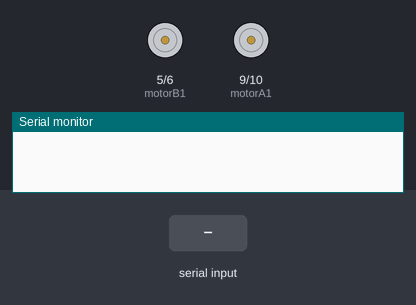
Simulated run of this sketch. Board: Arduino Uno, built with avr-gcc and run on an emulated ATmega328P. Shown: motor-driver pin pairs drawn as motors (green arrow = first pin HIGH = forward, orange = second pin HIGH = backward, longer = more drive), the last lines printed to the serial monitor. The test bench sets the inputs (shaded band).

Above: at 1.2 s.
1.3 s: "F" received over Serial
At 2.4 s:
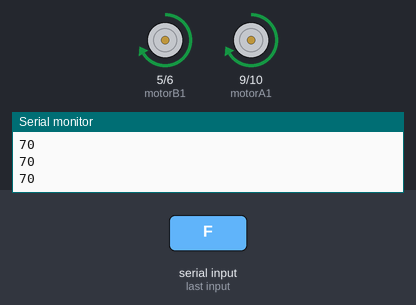
2.8 s: "B" received over Serial
At 3.8 s:
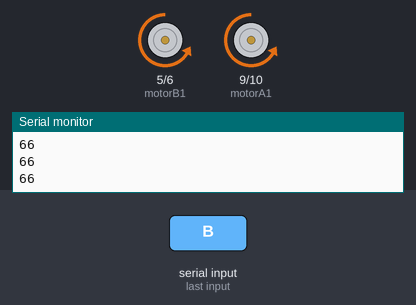
4.3 s: "R" received over Serial
At 4.9 s:
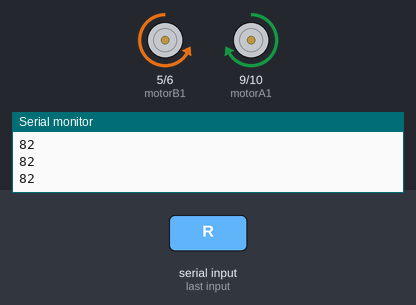
5.8 s: "L" received over Serial
At 7.2 s:
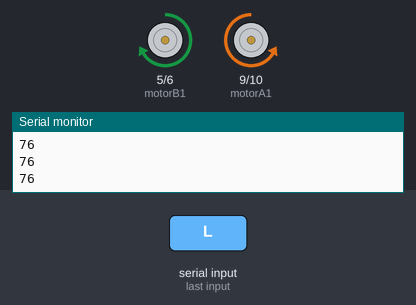
Timing chart, 0 to 8.3 s (numbered marks = the images above; inputs shaded):
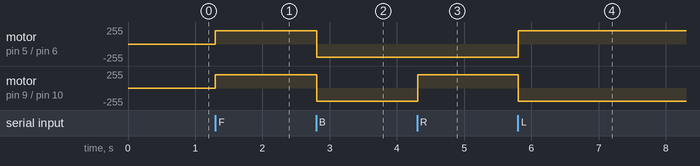

Measured:
- after the input at 1.3 s, motor on pin 5 (motorB1) / pin 6 (motorB2), motor on pin 9 (motorA1) / pin 10 (motorA2): stopped → forward 200/255 at once
- after the input at 2.8 s, motor on pin 5 (motorB1) / pin 6 (motorB2), motor on pin 9 (motorA1) / pin 10 (motorA2): forward 200/255 → backward 200/255 at once
- after the input at 4.3 s, motor on pin 9 (motorA1) / pin 10 (motorA2): backward 200/255 → forward 200/255 at once
- after the input at 5.8 s, motor on pin 5 (motorB1) / pin 6 (motorB2): backward 200/255 → forward 200/255 at once; motor on pin 9 (motorA1) / pin 10 (motorA2): forward 200/255 → backward 200/255 at once

The sketch:

RC_Car.ino
```cpp
int motorA1 = 9; // Pin  2 of L293
int motorA2 = 10; // Pin  7 of L293
int motorB1 = 5; // Pin 10 of L293
int motorB2 = 6 ; // Pin 14 of L293
int vel = 200; // Speed Of Motors (0-255)
int state = '0'; // Initialise Motors

void setup() {
Serial.begin(9600); // Initialize serial communication at 9600 bits per second
   // Set pins as outputs
pinMode(motorA1, OUTPUT);
pinMode(motorA2, OUTPUT);
pinMode(motorB1, OUTPUT);
pinMode(motorB2, OUTPUT);
}

void loop() {

if(Serial.available()>0){ // Reads from bluetooth and stores its value
state = Serial.read();
}
if(state=='F'){ // Forward
  Serial.println(state);
analogWrite(motorA1, vel);
analogWrite(motorA2, 0);
analogWrite(motorB1, vel);
analogWrite(motorB2, 0);
}
if(state=='B'){ // Reverse
    Serial.println(state);
analogWrite(motorA1, 0);
analogWrite(motorA2, vel);
analogWrite(motorB1, 0);
analogWrite(motorB2, vel);
}
if(state=='R'){ // Right
    Serial.println(state);
analogWrite(motorA1, vel);
analogWrite(motorA2, 0);
analogWrite(motorB1, 0);
analogWrite(motorB2, vel);
}
if(state=='L'){ // Left
    Serial.println(state);
analogWrite(motorA1, 0);
analogWrite(motorA2, vel);
analogWrite(motorB1, vel);
analogWrite(motorB2, 0);
}
if(state=='S'){ // Stop
    Serial.println(state);
analogWrite(motorA1, 0);
analogWrite(motorA2, 0);
analogWrite(motorB1, 0);
analogWrite(motorB2, 0);

}

}
```
